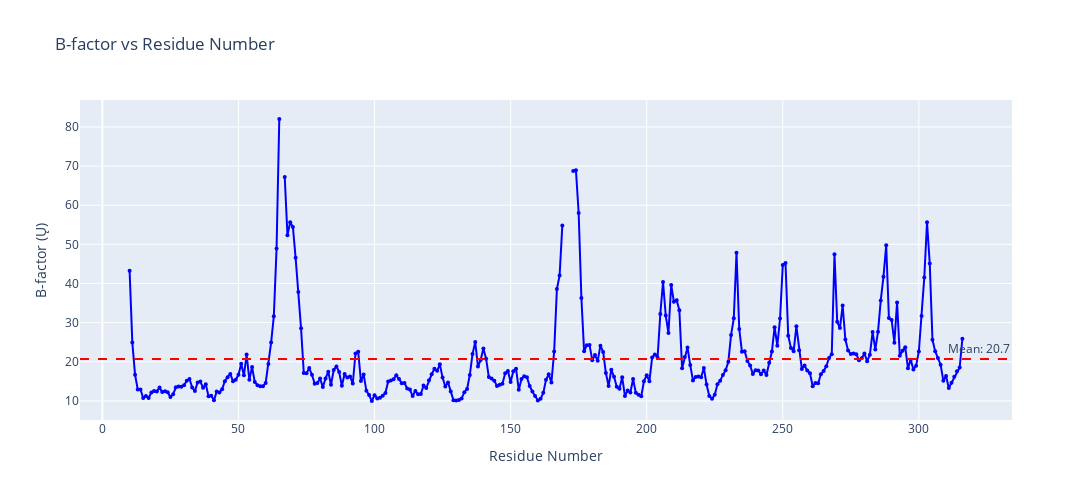

The code cell stored with this chart in its notebook:
### Code cell
# Simple B-factor vs Residue Number Plot with gaps
# Create complete sequence with None for missing residues
min_res = ca_atoms["residue_number"].min()
max_res = ca_atoms["residue_number"].max()

# Create a complete range of residue numbers
all_residues = list(range(min_res, max_res + 1))

# Create mapping of residue number to B-factor
bfactor_dict = dict(zip(ca_atoms["residue_number"], ca_atoms["b_factor"]))

# Create complete lists with None for missing residues
complete_bfactors = [bfactor_dict.get(res, None) for res in all_residues]

missing_count = complete_bfactors.count(None)
print(f"Residue range: {min_res} to {max_res}")
print(f"Present residues: {len(ca_atoms)}")
print(f"Missing residues: {missing_count}")

# Plot with None values (plotly will create gaps automatically)
fig = go.Figure()

fig.add_trace(
    go.Scatter(
        x=all_residues,
        y=complete_bfactors,
        mode="lines+markers",
        name="B-factor",
        line=dict(color="blue", width=2),
        marker=dict(size=4),
        connectgaps=False,  # This ensures gaps appear as breaks
    )
)

# Add mean line for reference
mean_bfactor = ca_atoms["b_factor"].mean()
fig.add_hline(
    y=mean_bfactor,
    line_dash="dash",
    line_color="red",
    annotation_text=f"Mean: {mean_bfactor:.1f}",
)

fig.update_layout(
    title="B-factor vs Residue Number",
    xaxis_title="Residue Number",
    yaxis_title="B-factor (Ų)",
    width=1200,
    height=500,
    showlegend=False,
)

fig.show()

print(f"\nB-factor statistics:")
print(f"Mean: {mean_bfactor:.1f} Ų")
print(f"Range: {ca_atoms['b_factor'].min():.1f} - {ca_atoms['b_factor'].max():.1f} Ų")

### Figure 1 — Plotly figure (JSON) as saved in the notebook; plotly's stock layout.template omitted (floating-point values rounded to 4 significant figures; data arrays with more than 128 entries replaced by an {"elided": "..."} marker saying what was removed)
{"data": [{"connectgaps": false, "line": {"color": "blue", "width": 2}, "marker": {"size": 4}, "mode": "lines+markers", "name": "B-factor", "type": "scatter", "x": {"elided": "307 int values"}, "y": {"elided": "307 float values"}}], "layout": {"annotations": [{"showarrow": false, "text": "Mean: 20.7", "x": 1, "xanchor": "right", "xref": "x domain", "y": 20.68, "yanchor": "bottom", "yref": "y"}], "height": 500, "shapes": [{"line": {"color": "red", "dash": "dash"}, "type": "line", "x0": 0, "x1": 1, "xref": "x domain", "y0": 20.68, "y1": 20.68, "yref": "y"}], "showlegend": false, "title": {"text": "B-factor vs Residue Number"}, "width": 1200, "xaxis": {"title": {"text": "Residue Number"}}, "yaxis": {"title": {"text": "B-factor (Ų)"}}}}
